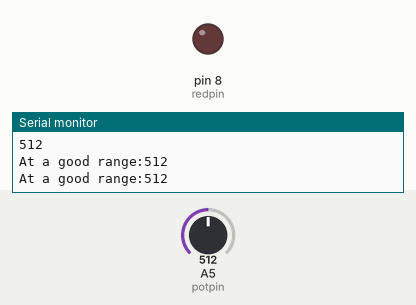
Recording of a sketch running on a simulated Arduino Uno, built with avr-gcc and run on an emulated ATmega328P. Parts: output pins drawn as LEDs (lit = HIGH), the last lines printed to the serial monitor. The inputs (shaded band) are chosen by the test bench; at power-on: A5 (potpin) = 512.

Above: at 1.3 s.
1.4 s: A5 (potpin) set to 984
3.2 s: A5 (potpin) set to 1018
At 5.2 s:
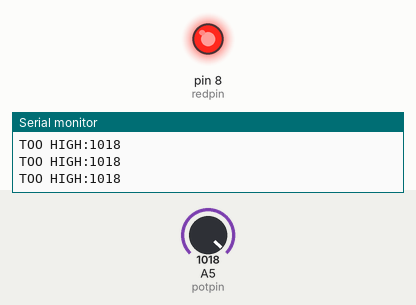
5.5 s: A5 (potpin) set to 990
At 7.0 s:
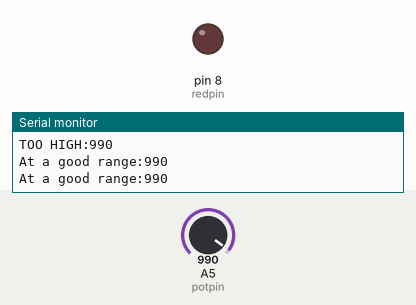
7.5 s: A5 (potpin) set to 1010
At 8.6 s:
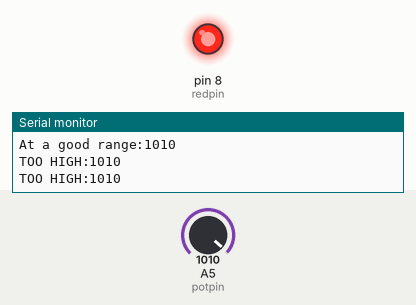
Timing chart, 0 to 10.5 s (numbered marks = the images above; inputs shaded):
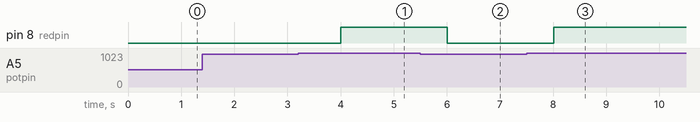

The sketch:

17_Understanding_Arduino_While_Loops.ino
```cpp
int potvalue;
int potpin=A5;
int redpin=8;
int whitepin=10;
int delaytime=500;

void setup() {
  // put your setup code here, to run once:
pinMode(potpin, INPUT);
pinMode(redpin, OUTPUT);
Serial.begin(9600);
}

void loop() {
  // put your main code here, to run repeatedly:
potvalue= analogRead(potpin); // potentiometer value (potvalue)
Serial.println(potvalue );
delay(delaytime);

 while(potvalue>1000){
  digitalWrite(redpin,HIGH);
  potvalue= analogRead(potpin); // this like our j++ incremnet
   Serial.print("TOO HIGH:");
  Serial.println(potvalue);
  delay(delaytime);


 }
 digitalWrite(redpin,LOW);

 Serial.print("At a good range:");

}
```

Measured:
- the behaviour switches between 1000 and 1001 on A5 (potpin) (found by bisection; images 0 and 1)
- after the input at 3.2 s, pin 8 (redpin): LOW → HIGH after 0.80 s
- after the input at 5.5 s, pin 8 (redpin): HIGH → LOW after 0.51 s
- after the input at 7.5 s, pin 8 (redpin): LOW → HIGH after 0.51 s
